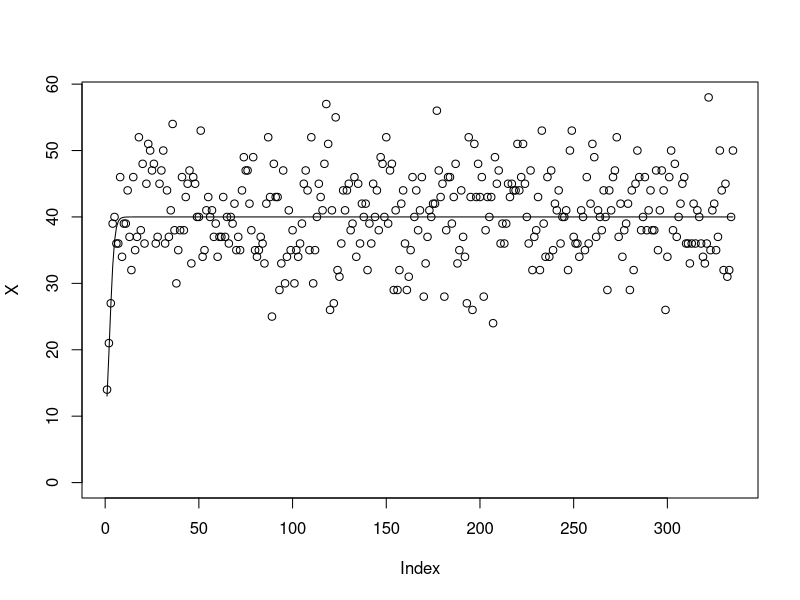

Generate this figure with R: (Note: this script raises an error after producing the figure.)
# working here! getting a sim up and running to verify!
#  looking good so far. next thing is to get the K parameter off of the integer poisson
#

    r      <- 0.6
    K      <- 40
    nmoons <- 335
    seed   <- 1312

    set.seed(seed)


    log_X0_mean      <- log(10)
    log_X0_precision <- 4.5
    X0               <- exp(rnorm(1, log_X0_mean, sqrt(1 / log_X0_precision)))
    Y0               <- rpois(1, X0)


    X      <- rep(NA, nmoons)
    Y      <- rep(NA, nmoons)

    X[1]   <- X0 * exp(r * (1 - (X0 / K)))
    Y[1]   <- rpois(1, X[1])

    for (i in 2:nmoons) {

      X[i] <- X[i-1] * exp(r * (1 - (X[i - 1] / K)))

      Y[i] <- rpois(1, X[i])

    }


    plot(X, type = "l", ylim = c(0, max(c(X, Y))))

    points(Y)


    bonus_max_count <- max(Y) * 1.2
    log_bonus_max_count <- log(bonus_max_count)

  data <- list(Y                = Y, 
               Y0               = Y0,
               nmoons           = nmoons,
               log_bonus_max_count  = log_bonus_max_count,
               log_X0_mean      = log_X0_mean,
               log_X0_precision = log_X0_precision)


  jags_model <- "model {

    r  ~ dnorm(0, 10)

    log_K   ~ dnorm(log_bonus_max_count, 1 / log_bonus_max_count)
    K       <- exp(log_K)

    log_X0  ~ dnorm(log_X0_mean, log_X0_precision)
    X0      <- exp(log_X0)
    Y0      ~ dpois(X0)
  
    X[1]   <- max(c(X0 * exp(r * (1 - (X0 / K))), 0.000001))
    Y[1]   ~  dpois(X[1])

    for (i in 2:nmoons) {

      X[i] <- max(c(X[i-1] * exp(r * (1 - (X[i - 1] / K))), 0.000001))

      Y[i] ~  dpois(X[i])

    }

   }"


  inits <- function (data = NULL) {

    rngs <- c("base::Wichmann-Hill", "base::Marsaglia-Multicarry", "base::Super-Duper", "base::Mersenne-Twister")


    function (chain = chain) {

      list(.RNG.name = sample(rngs, 1),
           .RNG.seed = sample(1:1e+06, 1),
           log_X0    = log(rnorm(1, data$log_X0_mean, sqrt(1 / data$log_X0_precision))),
           r         = rnorm(1, 0, 1),
           log_K     = log(rnorm(1, data$log_bonus_max_count, 0.1 * sqrt( data$log_bonus_max_count) )))

    }

  }

  monitor <- c("r", "K", "X0")

  model_fit <- run.jags(model     = jags_model, 
                        monitor   = monitor, 
                        inits     = inits(data),
                        data      = data, 
                        n.chains  = 3,
                        adapt     = 1000,
                        burnin    = 1000,
                        sample    = 1000,
                        thin      = 1,
                        modules   = "glm", 
                        method    = "parallel")

  round(summary(model_fit), 4)
  plot(model_fit)
